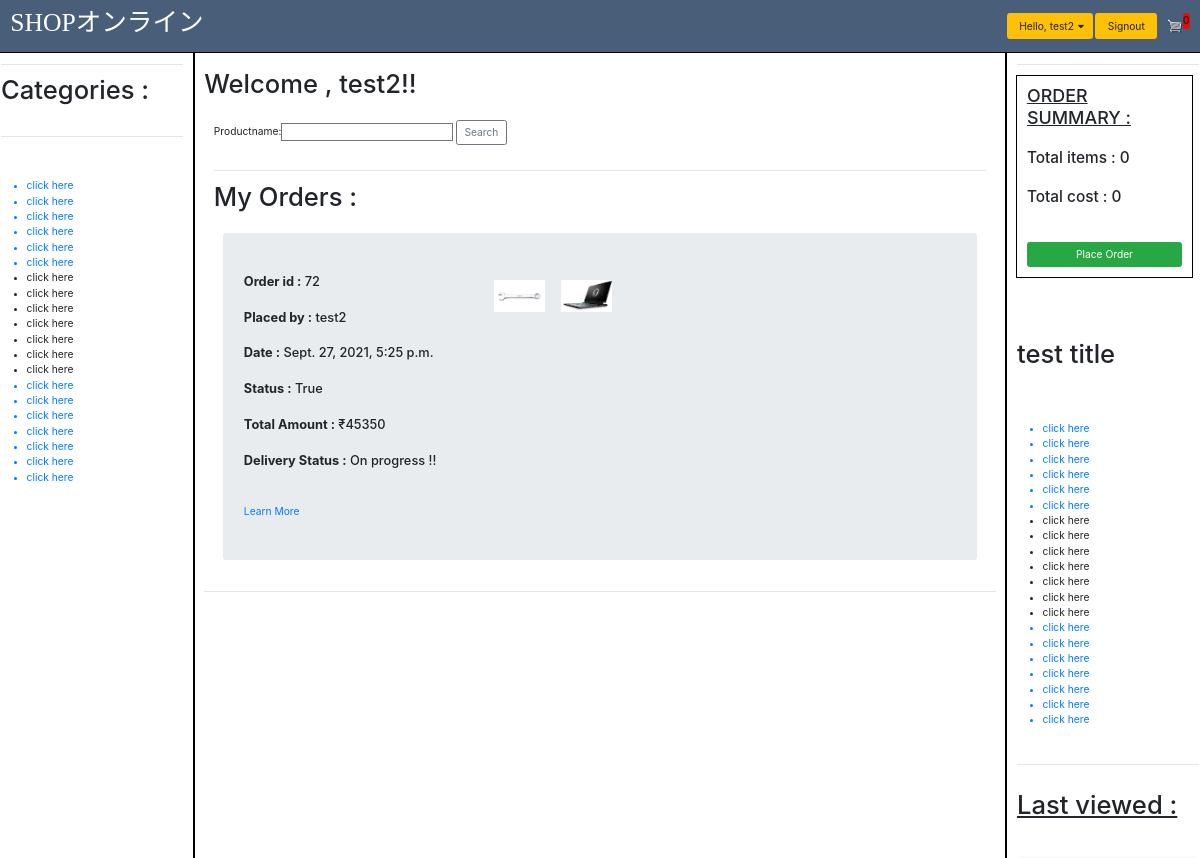
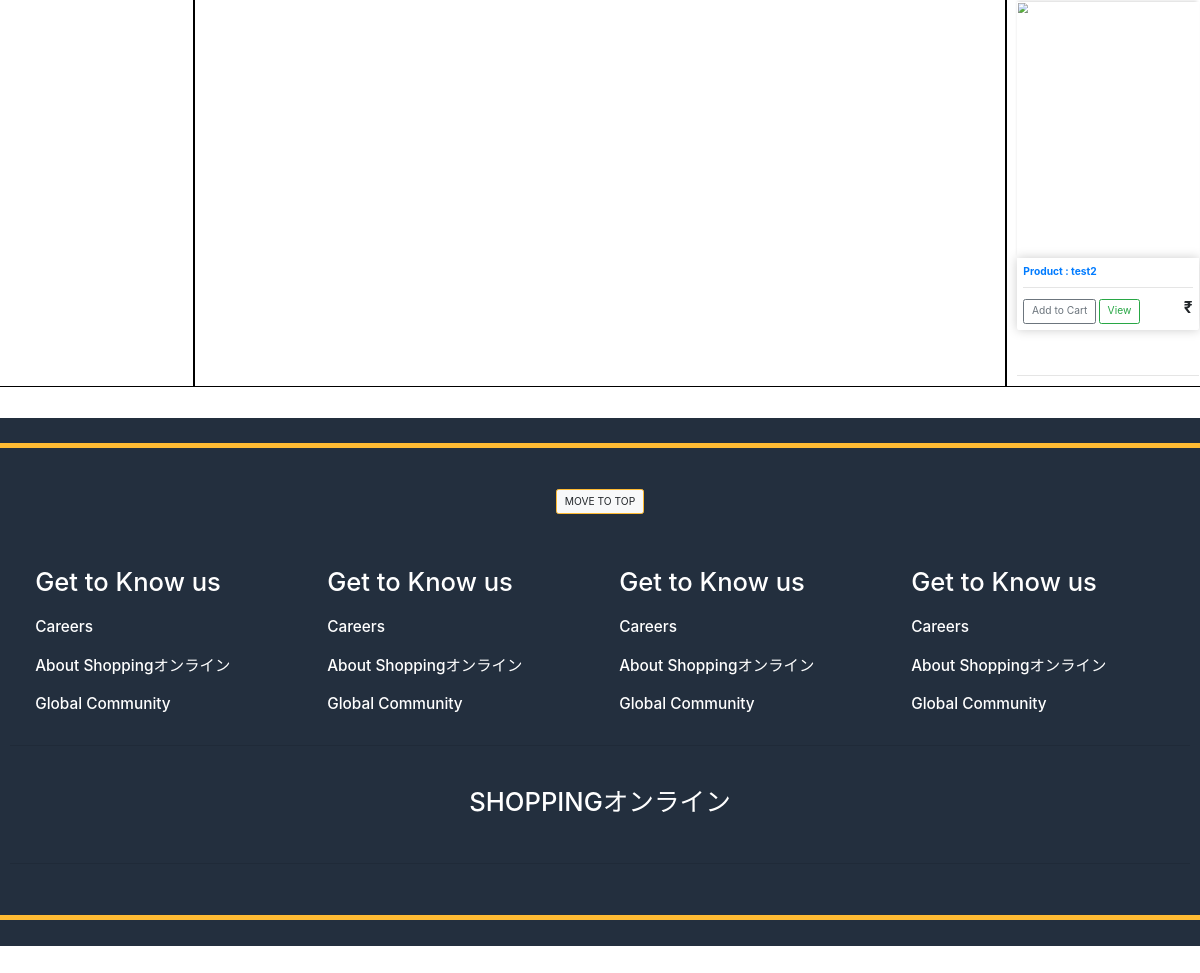
/orders/ (signed in), run on the app's committed database (2 pictures, top to bottom).
### structure/models.py (models this page shows, shortened)
class orders(models.Model):
    orderid = models.AutoField(primary_key=True)
    customerid = models.ForeignKey(User, on_delete=models.CASCADE)
    ordernumber = models.CharField(max_length=100, blank=True)
    paymentid = models.ForeignKey(payment, on_delete=models.CASCADE)
    orderdate = models.DateTimeField(auto_created=True , blank = True)
    totalcost = models.IntegerField(blank=True , default=0)
    shipment_date = models.CharField(max_length=30, default='7 days')
    transactionstatus = models.BooleanField(default=False,blank=True)
    deliverystatus = models.BooleanField(default=False, blank=True)
    deleted = models.BooleanField(default=False, blank=True)
    paymentdate = models.DateTimeField(blank=True)
    order_complete = models.BooleanField(default=False , blank=True)

class orderdetails(models.Model):
    DEFAULT_USER_ID = 1
    orderdetailid = models.AutoField(primary_key=True)
    orderdetailnumber = models.IntegerField(blank=True)
    customer = models.ForeignKey(User , on_delete=models.CASCADE , default=DEFAULT_USER_ID)
    order = models.ForeignKey(orders , on_delete=models.CASCADE , blank=True , null = True)
    product = models.ForeignKey(products , on_delete=models.CASCADE)
    price = models.IntegerField()
    quantity = models.IntegerField(validators=[MinValueValidator(1)])
    discount = models.IntegerField(blank=True , default=0)
    date = models.DateTimeField(auto_now=True)

class products(models.Model):
    productid = models.AutoField(primary_key=True)
    productname = models.CharField(max_length=30)
    productdescription = models.CharField(max_length=50, blank=True)
    supplier = models.ForeignKey(suppliers, on_delete=models.CASCADE)
    category = models.ForeignKey(categories , on_delete= models.CASCADE)
    unit_price = models.IntegerField()
    discount = models.IntegerField(blank=True, default=0)
    instock = models.IntegerField(blank=True)
    available = models.BooleanField(default=True)
    currentorders = models.CharField(max_length=100 , blank=True)
    rank = models.IntegerField(blank=True , default=0)
    picture = models.ImageField(default = 'default.png' , upload_to = "product_pictures" , blank = True)
    likes = models.IntegerField(default=0 , blank=True)
    dislikes = models.IntegerField(default=0 , blank=True)
    created_at = models.DateTimeField(null=True , auto_now_add=True)

### orders/views.py (the view)
# urls.py: path('', views.myorders , name = "myorders"),
def myorders(request):
    print('redirecting from  orders')
    form = searchproductform()
    cart_count = orderdetails.objects.filter(customer=request.user , order = None).count()
    myorders = orders.objects.all().filter(customerid=request.user)
    corres_order_details = orderdetails.objects.filter(order__in = myorders )
    order_details = orderdetails.objects.all().filter(customer = request.user , order = None)
    totalcost = 0
    for items in order_details:
        totalcost += (items.quantity) * items.product.unit_price
    context = {
        'form' : form ,
        'cart_count' : cart_count,
        'myorders' : myorders,
        'corres_order_details' : corres_order_details,
        'totalcost' : totalcost,
    }
    return render(request, 'orders/myorders.html' , context)

### homepage/forms.py
class searchproductform(ModelForm):
    def __init__(self, *args, **kwargs):
        super(searchproductform, self).__init__(*args, **kwargs)
        self.fields['productname'].required = False
    class Meta:
        model = products
        fields = ['productname']

### templates/orders/myorders.html (shortened to what this page needs)
<!DOCTYPE html>
{% extends "base.html" %}
{% load static %}
{% load bootstrap_tags %}
{% block leftnav %}
    <div class="right-nav">
        <hr>
        <h1> Categories : </h1><br>
        <hr>
        <br><br>
        <ul>
            <a href="#"><li>click here</li></a>
            <a href="#"><li>click here</li></a>
            <a href="#"><li>click here</li></a>
            <a href="#"><li>click here</li></a>
            <a href="#"><li>click here</li></a>
            <a href="#"><li>click here</li></a>
            <li>click here</li>
            <li>click here</li>
            <li>click here</li>
            <li>click here</li>
            <li>click here</li>
            <li>click here</li>
            <li>click here</li>
            <a href="#"><li>click here</li></a>
            <a href="#"><li>click here</li></a>
            <a href="#"><li>click here</li></a>
            <a href="#"><li>click here</li></a>
            <a href="#"><li>click here</li></a>
            <a href="#"><li>click here</li></a>
            <a href="#"><li>click here</li></a>
        </ul>
    </div>
{% endblock %}
{% block rightnav %}
    <div class="right-nav">
        <hr>
        <div style="border: 2px solid black; padding:15px; margin: 0px 0px 0px 0px; margin-right: 10px; margin-left: -1px;">
            <h3> <u> ORDER SUMMARY : </u> </h3>
            <br>
            <h4>Total items : {{cart_count}}</h4> <br>
            <h4>Total cost : {{totalcost}}</h4><br><br>
            <a href="{% url 'orders:createorder' %}"><button class="btn btn-success" style="width: 100%;">Place Order</button></a>
        </div>
        <br><br><br><br>
        <h1>test title</h1>
        <br><br><br>
        <ul>
            <a href=""><li>click here</li></a>
            <a href=""><li>click here</li></a>
            <a href=""><li>click here</li></a>
            <a href=""><li>click here</li></a>
            <a href=""><li>click here</li></a>
            <a href=""><li>click here</li></a>
            <li>click here</li>
            <li>click here</li>
            <li>click here</li>
            <li>click here</li>
            <li>click here</li>
            <li>click here</li>
            <li>click here</li>
            <a href=""><li>click here</li></a>
            <a href=""><li>click here</li></a>
            <a href=""><li>click here</li></a>
            <a href=""><li>click here</li></a>
            <a href=""><li>click here</li></a>
            <a href=""><li>click here</li></a>
            <a href=""><li>click here</li></a>
        </ul>
    </div>
{% endblock %}
{% block body %}
        <br>
        <h1 id="top-section" style="align-items: center;"> Welcome , {{user.username}}!!</h1>
        <br>
        <form action = " {% url 'homepage:home' %}" enctype="multipart/form-data" method="POST">
            <div class="container sign-form">
                {{ form|as_bootstrap  }}
                <input type="submit" class = 'btn btn-outline-secondary' name="submit" value="Search">
            </div>
        </form>
        <br>
        <div class="container" >
            <hr>
            <h1>My Orders : </h1><br>
            <div class="container">
            {% if myorders %}
                {% for order in myorders %}
                    <div class="jumbotron">
                        <div class="row">
                            <div class="col-lg-4">
                                <h5><b>Order id :</b> {{order.orderid}}</h5> <br>
                                <h5><b>Placed by :</b> {{order.customerid}}</h5> <br>
                                <h5><b>Date :</b> {{order.orderdate}}</h5> <br>
                                <h5><b>Status :</b> {{order.order_complete}}</h5> <br>
                                <h5><b>Total Amount :</b> ₹{{order.totalcost}}</h5> <br>
                                {% if order.deliverystatus %}
                                    <h5><b>Delivery Status :</b> Delivered Successfully !!</h5> <br>
                                {% else %}
                                    <h5><b>Delivery Status :</b> On progress !!</h5> <br>
                                {% endif %}
                                <br>
                            </div>
                            <div class="col-lg-8">
                                {% for corres_pdts in corres_order_details %}
                                    {% if corres_pdts.order.orderid == order.orderid %}
                                        <a href="{% url 'products:home' corres_pdts.product.productid  %}">
                                            <img style = " height: 50px; width: 80px; margin:10px" src={{corres_pdts.product.picture.url}} alt="broken">
                                        </a>
                                    {% endif %}
                                {% endfor %}
                            </div>
                        </div>
                        <a href="{% url 'orders:orderdetail' order.orderid %}">Learn More</a>
                    </div>
                {% endfor %}
            {% else %}
            <br><br>
                <h3>You have no orders! We are looking forward to serve you ! </h3>
                <br><b></b>
            {% endif %}
            </div>
        </div>
            <hr>
            <br>
{% endblock %}

### templates/base.html (shortened to what this page needs)
<!DOCTYPE html>
{% load static %}
<html>
<head>
    <link rel="stylesheet" href="https://stackpath.bootstrapcdn.com/bootstrap/4.4.1/css/bootstrap.min.css">
    <link rel="stylesheet" type="text/css" href="{% static 'css/base.css' %}">
    <link rel="stylesheet" href="https://use.fontawesome.com/releases/v5.12.1/css/all.css">
</head>
<body>
        <nav class="navbar navbar-expand-lg" style="background-color: #485e79;">
        <a class="navbar-brand" href="{% url 'homepage:home' %}"> <h1 style="font-family: comicsans; color: white;" >SHOPオンライン</h1></a>
        <div class="collapse navbar-collapse" id="navbarSupportedContent">
            <ul class="navbar-nav mr-auto">
                <li class="nav-item active" style="display: inline;">
                    <a class="nav-link" href="#"> <span class="sr-only">(current)</span></a>
                </li>
            </ul>
            <div class="form-inline my-2 my-lg-0">
                {% if user.is_authenticated %}
                    <div class="dropdown">
                        <a href="#" class="btn btn-warning" style="margin: 4px;"><button class = "button btn-warning dropbtn" style="border: none;"> Hello, {{user.username}}</button><i class="fa fa-caret-down"></i></a>
                    </div>
                    <a href="{% url 'registration:signout' %}" class="btn btn-warning"> <button class = "button btn-warning" style="border: none;" onclick="return confirm('are you sure ?') "> Signout </button></a>
                {% else %}
                    <a href="{% url 'registration:signin' %}" style="margin: 4px;" class="btn btn-warning">Signin</a>
                    <a href="{% url 'registration:signup' %}" class="btn btn-warning">Signup</a>
                {% endif %}
                <a href="{% url 'cart:home' %}">
                    <img id="cart-icon" src="{% static 'img/cart.png' %}">
                </a>
                <p id="cart-total" style="background-color: red; border-radius: 22px; ">{{cart_count}}</p>
            </div>
        </div>
    </nav>
    <div class="row">
        <div class="col-md-2" style="border: 2px solid black; min-height: 1350px;">
            {% block leftnav %}
            {% endblock leftnav %}
        </div>
        <div class="col-md-8" style="border: 2px solid black;  min-height: 1350px;">
            {% block body %}
            {% endblock body %}
        </div>
        <div class="col-md-2" style="border: 2px solid black;  min-height: 1350px;">
            {% block rightnav %}
            {% endblock rightnav %}
            {% if request.session.current_pdt_id %}
                <br>
                <hr>
                <br>
                {% include 'nav content/rightnav/rightnav_recentproduct.html' %}
                <br><hr>
            {% endif %}
        </div>
    <br><br>
            <div style="background-color: #232F3E; height: 100%;">
                <br>
                <hr style="border-color: #ffbb33; border-width: 8px;">
                {% include 'landing/end.html' %}
                <hr style="border-color: #ffbb33; border-width: 8px;">
                <br>
            </div>
</body>
</html>

### templates/nav content/rightnav/rightnav_recentproduct.html
    <div>
        <h1> <u> Last viewed :</u> </h1>
        <br>
            <div class="pdt-box-rightnav">
                <a href="{% url 'products:home' request.session.current_pdt_id  %}">
                <img class="thumbnail" src={{request.session.current_pdt_pic}}>
                <div class="box-element product">
                    <h6><strong>Product : {{ request.session.current_pdt_name }}</strong></h6>
                    <hr></a>
            <a href="{% url 'products:addtocart' request.session.current_pdt_id %}"> <button  class="btn btn-outline-secondary add-btn">Add to Cart</button></a>
            <a class="btn btn-outline-success" href="{% url 'products:home' request.session.current_pdt_id %}">View</a>
            <h4 style="display: inline-block; float: right"><strong>₹{{request.session.current_pdt_price}}</strong></h4>
                </div>
            </div>
    </div>

### static/css/base.css (style rules this page uses)
html, body { zoom: 80%; max-width: 100%; overflow-x: hidden; }
#cart-total { text-decoration: none; cursor: pointer; font-weight: bold; }
.box-element { box-shadow: hsl(0, 0%, 80%) 0 0 16px; background-color: #fff; border-radius: 4px; padding: 10px; }
.product { border-radius: 0 0 4px 4px; }
.thumbnail { width: 100%; height: 400px; -webkit-box-shadow: -1px -3px 5px -2px rgba(214, 214, 214, 1); -moz-box-shadow: -1px -3px 5px -2px rgba(214, 214, 214, 1); box-shadow: -1px -3px 5px -2px rgba(214, 214, 214, 1); }
#cart-icon { width: 25px; display: inline-block; margin-left: 15px; }
.pdt-box-rightnav { margin: 30px 0px; }
.container { max-width: 100%; overflow:auto; }
fieldset, label { margin: 0; padding: 0; }

### data on the page
orders: orderid "72", customerid "test2", orderdate "Sept. 27, 2021, 5:25 p.m.", order_complete "True", totalcost "45350", shows "Delivery Status :", deliverystatus "On progress !!"
orderdetails: product.picture (picture)
orderdetails: product.picture (picture)

### other printed values
{{ user.username }} "test2"
{{ cart_count }} "0"
{{ totalcost }} "0"
{{ request.session.current_pdt_name }} "test2"
